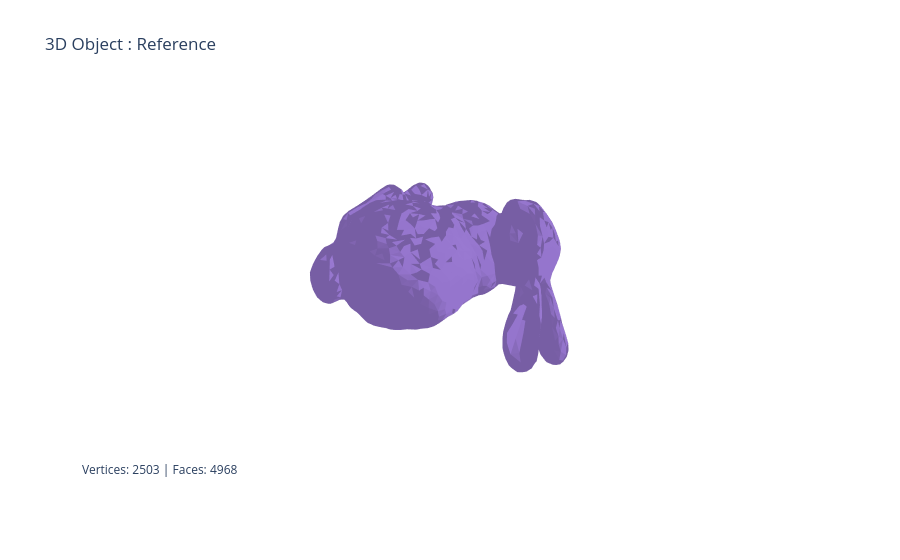
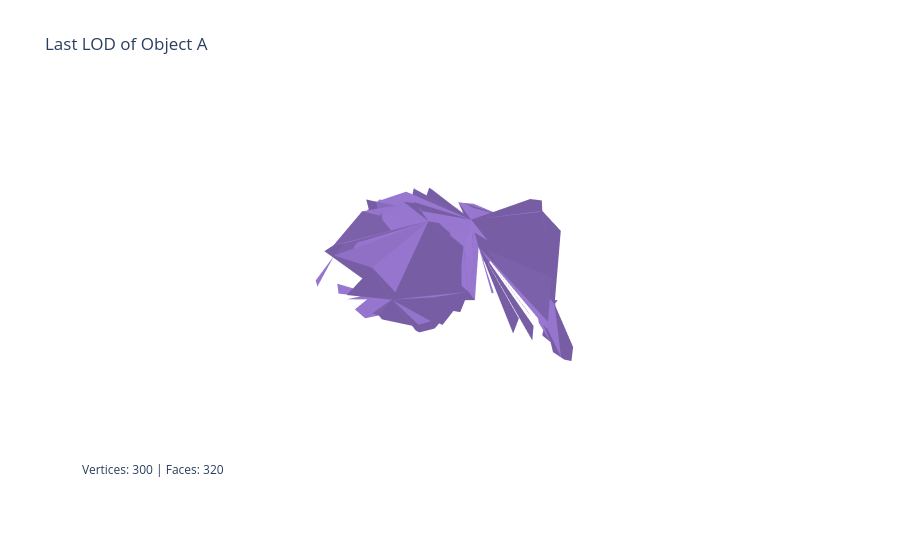

Notebook cell for these charts, in order:
### Markdown cell above
## Loading model

### Code cell
from Compression import *


obj_path = "./models/bunny.obj"

with open(obj_path, 'r') as f:
    objref = Object3D(f,"Reference")
    objref.Show()

objA = AObject3D(objref, "Object A")
objA.compress(0.1,20)
objA.show_last_lod();

### Figure 1 — Plotly figure (JSON) as saved in the notebook; plotly's stock layout.template omitted (floating-point values rounded to 4 significant figures; data arrays with more than 128 entries replaced by an {"elided": "..."} marker saying what was removed)
{"data": [{"color": "#9575CD", "flatshading": true, "i": {"elided": "4968 int values"}, "j": {"elided": "4968 int values"}, "k": {"elided": "4968 int values"}, "opacity": 1, "type": "mesh3d", "x": {"elided": "2503 float values"}, "y": {"elided": "2503 float values"}, "z": {"elided": "2503 float values"}}], "layout": {"annotations": [{"showarrow": false, "text": "Vertices: 2503 | Faces: 4968", "x": 0, "xref": "paper", "y": 0, "yref": "paper"}], "scene": {"xaxis": {"visible": false}, "yaxis": {"visible": false}, "zaxis": {"visible": false}}, "title": {"text": "3D Object : Reference"}}}

### Figure 2 — Plotly figure (JSON) as saved in the notebook; plotly's stock layout.template omitted (floating-point values rounded to 4 significant figures; data arrays with more than 128 entries replaced by an {"elided": "..."} marker saying what was removed)
{"data": [{"color": "#9575CD", "flatshading": true, "i": {"elided": "320 int values"}, "j": {"elided": "320 int values"}, "k": {"elided": "320 int values"}, "opacity": 1, "type": "mesh3d", "x": {"elided": "300 float values"}, "y": {"elided": "300 float values"}, "z": {"elided": "300 float values"}}], "layout": {"annotations": [{"showarrow": false, "text": "Vertices: 300 | Faces: 320", "x": 0, "xref": "paper", "y": 0, "yref": "paper"}], "scene": {"xaxis": {"visible": false}, "yaxis": {"visible": false}, "zaxis": {"visible": false}}, "title": {"text": "Last LOD of Object A"}}}
